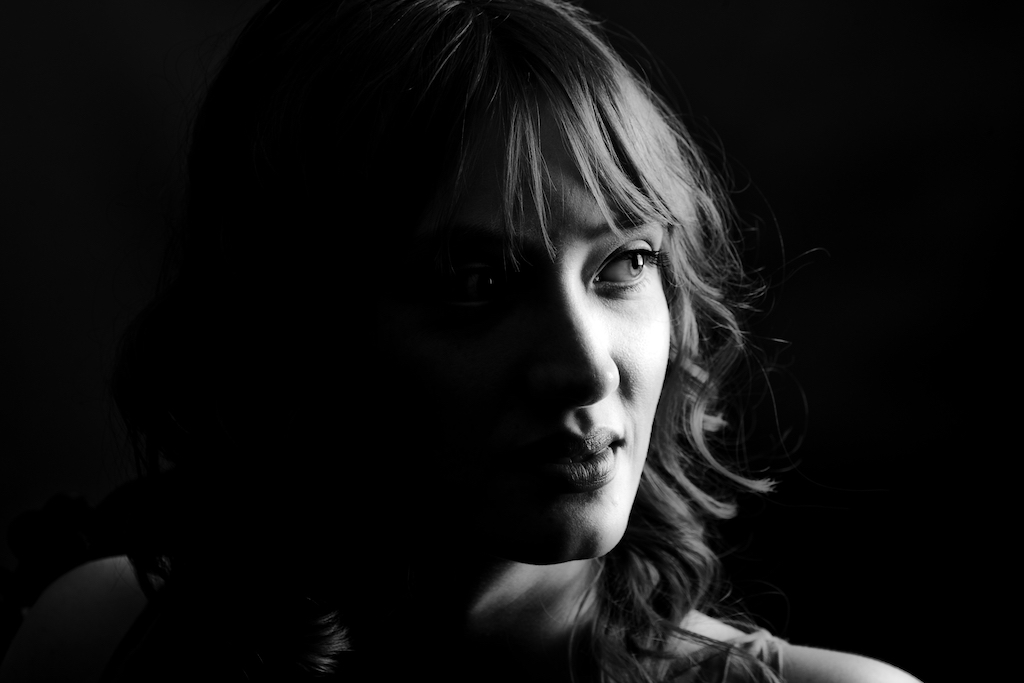
#> input picture image/girl.jpg, 1024 x 683 px, found by its file name
$ python gama_tansformation.py
#> lines starting #> are read from the running program, lines starting #| are printed output that depends on the picture
# To do:
# need image
# r = intensity value of that pixel position
# y = positive constants
# S = cr**y
# show those pixel position with new intensity value S

import matplotlib.pyplot as plt
import numpy as np

path = '/home/habray/Image_Processing/Working_Folder/image/'

img = plt.imread(path + 'girl.jpg')
#> img is the input picture: shape (683, 1024); min 0, max 255, mean 18.1

def gama_transformation(image):
    row, col = image.shape
#> row = 683; col = 1024
    gama_image = np.copy(image)
    for i in range(row):
        for j in range(col):
            r = image[i, j]
            y = .5
            s = r ** y
            gama_image[i,j] = s
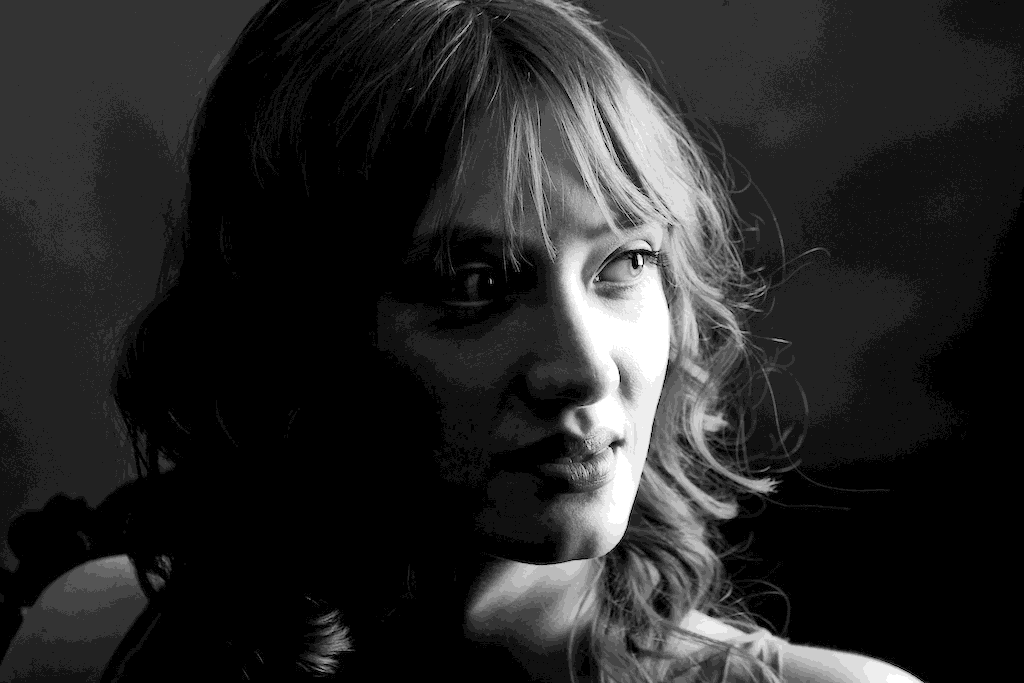
#> gama_image: shape (683, 1024); min 0, max 15, mean 2.3; drawn with min black and max white
    return gama_image

output = [img, gama_transformation(img)]
titles = ['Original', 'Gama Transformation']
for i in range(2):
    plt.subplot(1, 2, i+1)
    plt.imshow(output[i], cmap='gray')
    plt.title(titles[i])
    plt.xticks([])
    plt.yticks([])
plt.show()
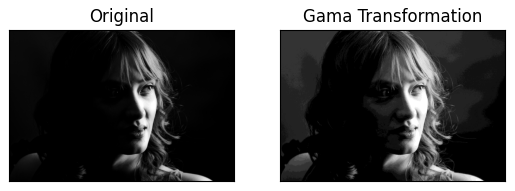
#> figure drawn by matplotlib, 2 panels
